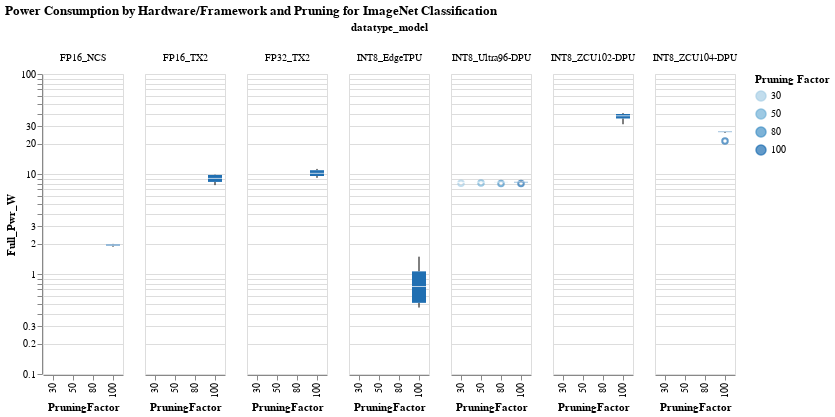

Source (notebook cell):
### Code cell
#hide_input
#%run scripts/altair_plots.py  #run the plot script if it wasn't previously run
boxplot(df=imagenet_df, xaxis='PruningFactor', yaxis="Full_Pwr_W", color_col= 'PruningFactor', facet_column='datatype_model' , title="Power Consumption by Hardware/Framework and Pruning for ImageNet Classification")
